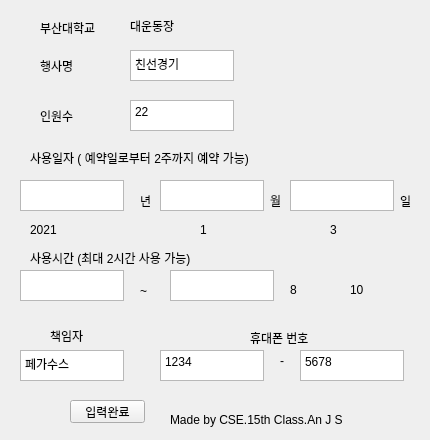
<?xml version="1.0" encoding="UTF-8"?>
<ui version="4.0">
 <class>Form</class>
 <widget class="QWidget" name="Form">
  <property name="enabled">
   <bool>true</bool>
  </property>
  <property name="geometry">
   <rect>
    <x>0</x>
    <y>0</y>
    <width>430</width>
    <height>440</height>
   </rect>
  </property>
  <property name="sizePolicy">
   <sizepolicy hsizetype="Minimum" vsizetype="Minimum">
    <horstretch>0</horstretch>
    <verstretch>0</verstretch>
   </sizepolicy>
  </property>
  <property name="minimumSize">
   <size>
    <width>430</width>
    <height>440</height>
   </size>
  </property>
  <property name="maximumSize">
   <size>
    <width>430</width>
    <height>440</height>
   </size>
  </property>
  <property name="windowTitle">
   <string>Form</string>
  </property>
  <widget class="QTextEdit" name="game_name">
   <property name="geometry">
    <rect>
     <x>130</x>
     <y>50</y>
     <width>104</width>
     <height>31</height>
    </rect>
   </property>
   <property name="sizePolicy">
    <sizepolicy hsizetype="Fixed" vsizetype="Fixed">
     <horstretch>0</horstretch>
     <verstretch>0</verstretch>
    </sizepolicy>
   </property>
   <property name="minimumSize">
    <size>
     <width>104</width>
     <height>31</height>
    </size>
   </property>
   <property name="maximumSize">
    <size>
     <width>104</width>
     <height>31</height>
    </size>
   </property>
   <property name="mouseTracking">
    <bool>false</bool>
   </property>
   <property name="autoFillBackground">
    <bool>false</bool>
   </property>
   <property name="verticalScrollBarPolicy">
    <enum>Qt::ScrollBarAlwaysOff</enum>
   </property>
   <property name="horizontalScrollBarPolicy">
    <enum>Qt::ScrollBarAlwaysOff</enum>
   </property>
   <property name="tabChangesFocus">
    <bool>true</bool>
   </property>
   <property name="html">
    <string>&lt;!DOCTYPE HTML PUBLIC &quot;-//W3C//DTD HTML 4.0//EN&quot; &quot;http://www.w3.org/TR/REC-html40/strict.dtd&quot;&gt;
&lt;html&gt;&lt;head&gt;&lt;meta name=&quot;qrichtext&quot; content=&quot;1&quot; /&gt;&lt;style type=&quot;text/css&quot;&gt;
p, li { white-space: pre-wrap; }
&lt;/style&gt;&lt;/head&gt;&lt;body style=&quot; font-family:'Gulim'; font-size:9pt; font-weight:400; font-style:normal;&quot;&gt;
&lt;p style=&quot; margin-top:0px; margin-bottom:0px; margin-left:0px; margin-right:0px; -qt-block-indent:0; text-indent:0px;&quot;&gt;친선경기&lt;/p&gt;&lt;/body&gt;&lt;/html&gt;</string>
   </property>
   <property name="overwriteMode">
    <bool>false</bool>
   </property>
   <property name="tabStopWidth">
    <number>0</number>
   </property>
   <property name="acceptRichText">
    <bool>false</bool>
   </property>
  </widget>
  <widget class="QTextEdit" name="game_numbers">
   <property name="geometry">
    <rect>
     <x>130</x>
     <y>100</y>
     <width>104</width>
     <height>31</height>
    </rect>
   </property>
   <property name="tabChangesFocus">
    <bool>true</bool>
   </property>
   <property name="html">
    <string>&lt;!DOCTYPE HTML PUBLIC &quot;-//W3C//DTD HTML 4.0//EN&quot; &quot;http://www.w3.org/TR/REC-html40/strict.dtd&quot;&gt;
&lt;html&gt;&lt;head&gt;&lt;meta name=&quot;qrichtext&quot; content=&quot;1&quot; /&gt;&lt;style type=&quot;text/css&quot;&gt;
p, li { white-space: pre-wrap; }
&lt;/style&gt;&lt;/head&gt;&lt;body style=&quot; font-family:'Gulim'; font-size:9pt; font-weight:400; font-style:normal;&quot;&gt;
&lt;p style=&quot; margin-top:0px; margin-bottom:0px; margin-left:0px; margin-right:0px; -qt-block-indent:0; text-indent:0px;&quot;&gt;22&lt;/p&gt;&lt;/body&gt;&lt;/html&gt;</string>
   </property>
  </widget>
  <widget class="QTextEdit" name="game_year">
   <property name="geometry">
    <rect>
     <x>20</x>
     <y>180</y>
     <width>104</width>
     <height>31</height>
    </rect>
   </property>
   <property name="inputMethodHints">
    <set>Qt::ImhDigitsOnly</set>
   </property>
   <property name="tabChangesFocus">
    <bool>true</bool>
   </property>
  </widget>
  <widget class="QTextEdit" name="game_month">
   <property name="geometry">
    <rect>
     <x>160</x>
     <y>180</y>
     <width>104</width>
     <height>31</height>
    </rect>
   </property>
   <property name="focusPolicy">
    <enum>Qt::StrongFocus</enum>
   </property>
   <property name="autoFillBackground">
    <bool>false</bool>
   </property>
   <property name="inputMethodHints">
    <set>Qt::ImhDigitsOnly</set>
   </property>
   <property name="tabChangesFocus">
    <bool>true</bool>
   </property>
  </widget>
  <widget class="QTextEdit" name="game_day">
   <property name="geometry">
    <rect>
     <x>290</x>
     <y>180</y>
     <width>104</width>
     <height>31</height>
    </rect>
   </property>
   <property name="inputMethodHints">
    <set>Qt::ImhDigitsOnly</set>
   </property>
   <property name="tabChangesFocus">
    <bool>true</bool>
   </property>
  </widget>
  <widget class="QTextEdit" name="game_start">
   <property name="geometry">
    <rect>
     <x>20</x>
     <y>270</y>
     <width>104</width>
     <height>31</height>
    </rect>
   </property>
   <property name="inputMethodHints">
    <set>Qt::ImhDigitsOnly</set>
   </property>
   <property name="tabChangesFocus">
    <bool>true</bool>
   </property>
   <property name="html">
    <string>&lt;!DOCTYPE HTML PUBLIC &quot;-//W3C//DTD HTML 4.0//EN&quot; &quot;http://www.w3.org/TR/REC-html40/strict.dtd&quot;&gt;
&lt;html&gt;&lt;head&gt;&lt;meta name=&quot;qrichtext&quot; content=&quot;1&quot; /&gt;&lt;style type=&quot;text/css&quot;&gt;
p, li { white-space: pre-wrap; }
&lt;/style&gt;&lt;/head&gt;&lt;body style=&quot; font-family:'Gulim'; font-size:9pt; font-weight:400; font-style:normal;&quot;&gt;
&lt;p style=&quot;-qt-paragraph-type:empty; margin-top:0px; margin-bottom:0px; margin-left:0px; margin-right:0px; -qt-block-indent:0; text-indent:0px;&quot;&gt;&lt;br /&gt;&lt;/p&gt;&lt;/body&gt;&lt;/html&gt;</string>
   </property>
  </widget>
  <widget class="QTextEdit" name="game_end">
   <property name="geometry">
    <rect>
     <x>170</x>
     <y>270</y>
     <width>104</width>
     <height>31</height>
    </rect>
   </property>
   <property name="inputMethodHints">
    <set>Qt::ImhDigitsOnly</set>
   </property>
   <property name="tabChangesFocus">
    <bool>true</bool>
   </property>
   <property name="html">
    <string>&lt;!DOCTYPE HTML PUBLIC &quot;-//W3C//DTD HTML 4.0//EN&quot; &quot;http://www.w3.org/TR/REC-html40/strict.dtd&quot;&gt;
&lt;html&gt;&lt;head&gt;&lt;meta name=&quot;qrichtext&quot; content=&quot;1&quot; /&gt;&lt;style type=&quot;text/css&quot;&gt;
p, li { white-space: pre-wrap; }
&lt;/style&gt;&lt;/head&gt;&lt;body style=&quot; font-family:'Gulim'; font-size:9pt; font-weight:400; font-style:normal;&quot;&gt;
&lt;p style=&quot;-qt-paragraph-type:empty; margin-top:0px; margin-bottom:0px; margin-left:0px; margin-right:0px; -qt-block-indent:0; text-indent:0px;&quot;&gt;&lt;br /&gt;&lt;/p&gt;&lt;/body&gt;&lt;/html&gt;</string>
   </property>
  </widget>
  <widget class="QTextEdit" name="game_leader">
   <property name="geometry">
    <rect>
     <x>20</x>
     <y>350</y>
     <width>104</width>
     <height>31</height>
    </rect>
   </property>
   <property name="tabChangesFocus">
    <bool>true</bool>
   </property>
   <property name="html">
    <string>&lt;!DOCTYPE HTML PUBLIC &quot;-//W3C//DTD HTML 4.0//EN&quot; &quot;http://www.w3.org/TR/REC-html40/strict.dtd&quot;&gt;
&lt;html&gt;&lt;head&gt;&lt;meta name=&quot;qrichtext&quot; content=&quot;1&quot; /&gt;&lt;style type=&quot;text/css&quot;&gt;
p, li { white-space: pre-wrap; }
&lt;/style&gt;&lt;/head&gt;&lt;body style=&quot; font-family:'Gulim'; font-size:9pt; font-weight:400; font-style:normal;&quot;&gt;
&lt;p style=&quot; margin-top:0px; margin-bottom:0px; margin-left:0px; margin-right:0px; -qt-block-indent:0; text-indent:0px;&quot;&gt;페가수스&lt;/p&gt;&lt;/body&gt;&lt;/html&gt;</string>
   </property>
  </widget>
  <widget class="QTextEdit" name="first_number">
   <property name="geometry">
    <rect>
     <x>160</x>
     <y>350</y>
     <width>104</width>
     <height>31</height>
    </rect>
   </property>
   <property name="inputMethodHints">
    <set>Qt::ImhDigitsOnly</set>
   </property>
   <property name="tabChangesFocus">
    <bool>true</bool>
   </property>
   <property name="html">
    <string>&lt;!DOCTYPE HTML PUBLIC &quot;-//W3C//DTD HTML 4.0//EN&quot; &quot;http://www.w3.org/TR/REC-html40/strict.dtd&quot;&gt;
&lt;html&gt;&lt;head&gt;&lt;meta name=&quot;qrichtext&quot; content=&quot;1&quot; /&gt;&lt;style type=&quot;text/css&quot;&gt;
p, li { white-space: pre-wrap; }
&lt;/style&gt;&lt;/head&gt;&lt;body style=&quot; font-family:'Gulim'; font-size:9pt; font-weight:400; font-style:normal;&quot;&gt;
&lt;p style=&quot; margin-top:0px; margin-bottom:0px; margin-left:0px; margin-right:0px; -qt-block-indent:0; text-indent:0px;&quot;&gt;1234&lt;/p&gt;&lt;/body&gt;&lt;/html&gt;</string>
   </property>
  </widget>
  <widget class="QTextEdit" name="second_number">
   <property name="geometry">
    <rect>
     <x>300</x>
     <y>350</y>
     <width>104</width>
     <height>31</height>
    </rect>
   </property>
   <property name="inputMethodHints">
    <set>Qt::ImhDigitsOnly</set>
   </property>
   <property name="tabChangesFocus">
    <bool>true</bool>
   </property>
   <property name="html">
    <string>&lt;!DOCTYPE HTML PUBLIC &quot;-//W3C//DTD HTML 4.0//EN&quot; &quot;http://www.w3.org/TR/REC-html40/strict.dtd&quot;&gt;
&lt;html&gt;&lt;head&gt;&lt;meta name=&quot;qrichtext&quot; content=&quot;1&quot; /&gt;&lt;style type=&quot;text/css&quot;&gt;
p, li { white-space: pre-wrap; }
&lt;/style&gt;&lt;/head&gt;&lt;body style=&quot; font-family:'Gulim'; font-size:9pt; font-weight:400; font-style:normal;&quot;&gt;
&lt;p style=&quot; margin-top:0px; margin-bottom:0px; margin-left:0px; margin-right:0px; -qt-block-indent:0; text-indent:0px;&quot;&gt;5678&lt;/p&gt;&lt;/body&gt;&lt;/html&gt;</string>
   </property>
  </widget>
  <widget class="QLabel" name="label">
   <property name="geometry">
    <rect>
     <x>50</x>
     <y>330</y>
     <width>56</width>
     <height>12</height>
    </rect>
   </property>
   <property name="text">
    <string>책임자</string>
   </property>
  </widget>
  <widget class="QLabel" name="label_2">
   <property name="geometry">
    <rect>
     <x>250</x>
     <y>330</y>
     <width>81</width>
     <height>16</height>
    </rect>
   </property>
   <property name="text">
    <string>휴대폰 번호</string>
   </property>
  </widget>
  <widget class="QLabel" name="label_3">
   <property name="geometry">
    <rect>
     <x>280</x>
     <y>350</y>
     <width>16</width>
     <height>21</height>
    </rect>
   </property>
   <property name="text">
    <string>-</string>
   </property>
  </widget>
  <widget class="QLabel" name="label_4">
   <property name="geometry">
    <rect>
     <x>140</x>
     <y>280</y>
     <width>16</width>
     <height>21</height>
    </rect>
   </property>
   <property name="text">
    <string>~</string>
   </property>
  </widget>
  <widget class="QLabel" name="label_5">
   <property name="geometry">
    <rect>
     <x>30</x>
     <y>250</y>
     <width>221</width>
     <height>16</height>
    </rect>
   </property>
   <property name="text">
    <string>사용시간 (최대 2시간 사용 가능)</string>
   </property>
  </widget>
  <widget class="QLabel" name="label_6">
   <property name="geometry">
    <rect>
     <x>30</x>
     <y>150</y>
     <width>291</width>
     <height>16</height>
    </rect>
   </property>
   <property name="text">
    <string>사용일자 ( 예약일로부터 2주까지 예약 가능)</string>
   </property>
  </widget>
  <widget class="QLabel" name="label_7">
   <property name="geometry">
    <rect>
     <x>140</x>
     <y>190</y>
     <width>16</width>
     <height>21</height>
    </rect>
   </property>
   <property name="text">
    <string>년</string>
   </property>
  </widget>
  <widget class="QLabel" name="label_8">
   <property name="geometry">
    <rect>
     <x>270</x>
     <y>190</y>
     <width>16</width>
     <height>21</height>
    </rect>
   </property>
   <property name="text">
    <string>월</string>
   </property>
  </widget>
  <widget class="QLabel" name="label_9">
   <property name="geometry">
    <rect>
     <x>400</x>
     <y>190</y>
     <width>16</width>
     <height>21</height>
    </rect>
   </property>
   <property name="text">
    <string>일</string>
   </property>
  </widget>
  <widget class="QLabel" name="label_10">
   <property name="geometry">
    <rect>
     <x>40</x>
     <y>110</y>
     <width>56</width>
     <height>12</height>
    </rect>
   </property>
   <property name="text">
    <string>인원수</string>
   </property>
  </widget>
  <widget class="QLabel" name="label_11">
   <property name="geometry">
    <rect>
     <x>40</x>
     <y>60</y>
     <width>56</width>
     <height>12</height>
    </rect>
   </property>
   <property name="text">
    <string>행사명</string>
   </property>
  </widget>
  <widget class="QLabel" name="label_12">
   <property name="geometry">
    <rect>
     <x>40</x>
     <y>20</y>
     <width>71</width>
     <height>16</height>
    </rect>
   </property>
   <property name="text">
    <string>부산대학교</string>
   </property>
  </widget>
  <widget class="QLabel" name="label_13">
   <property name="geometry">
    <rect>
     <x>130</x>
     <y>20</y>
     <width>56</width>
     <height>12</height>
    </rect>
   </property>
   <property name="text">
    <string>대운동장</string>
   </property>
  </widget>
  <widget class="QPushButton" name="register_button">
   <property name="geometry">
    <rect>
     <x>70</x>
     <y>400</y>
     <width>75</width>
     <height>23</height>
    </rect>
   </property>
   <property name="text">
    <string>입력완료</string>
   </property>
  </widget>
  <widget class="QLabel" name="label_14">
   <property name="geometry">
    <rect>
     <x>170</x>
     <y>410</y>
     <width>191</width>
     <height>20</height>
    </rect>
   </property>
   <property name="text">
    <string>Made by CSE.15th Class.An J S</string>
   </property>
  </widget>
  <widget class="QLabel" name="label_15">
   <property name="geometry">
    <rect>
     <x>30</x>
     <y>220</y>
     <width>41</width>
     <height>20</height>
    </rect>
   </property>
   <property name="text">
    <string>2021</string>
   </property>
  </widget>
  <widget class="QLabel" name="label_16">
   <property name="geometry">
    <rect>
     <x>200</x>
     <y>220</y>
     <width>41</width>
     <height>20</height>
    </rect>
   </property>
   <property name="text">
    <string>1</string>
   </property>
  </widget>
  <widget class="QLabel" name="label_17">
   <property name="geometry">
    <rect>
     <x>330</x>
     <y>220</y>
     <width>41</width>
     <height>20</height>
    </rect>
   </property>
   <property name="text">
    <string>3</string>
   </property>
  </widget>
  <widget class="QLabel" name="label_18">
   <property name="geometry">
    <rect>
     <x>290</x>
     <y>280</y>
     <width>41</width>
     <height>20</height>
    </rect>
   </property>
   <property name="text">
    <string>8</string>
   </property>
  </widget>
  <widget class="QLabel" name="label_19">
   <property name="geometry">
    <rect>
     <x>350</x>
     <y>280</y>
     <width>41</width>
     <height>20</height>
    </rect>
   </property>
   <property name="text">
    <string>10</string>
   </property>
  </widget>
 </widget>
 <tabstops>
  <tabstop>game_year</tabstop>
  <tabstop>game_month</tabstop>
  <tabstop>game_day</tabstop>
  <tabstop>game_start</tabstop>
  <tabstop>game_end</tabstop>
  <tabstop>first_number</tabstop>
  <tabstop>second_number</tabstop>
  <tabstop>register_button</tabstop>
  <tabstop>game_numbers</tabstop>
  <tabstop>game_name</tabstop>
  <tabstop>game_leader</tabstop>
 </tabstops>
 <resources/>
 <connections/>
</ui>
